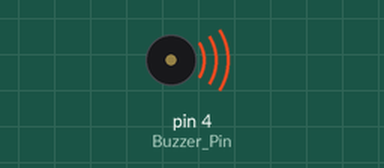
Bench run of a sketch on a simulated Arduino Uno, built with avr-gcc and run on an emulated ATmega328P. Parts: buzzer (waves = sounding).

Above: at 2.48 s.
At 6.03 s:
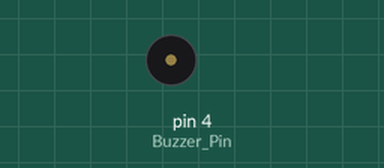
Timing chart, 0 to 6.5 s (numbered marks = the images above):
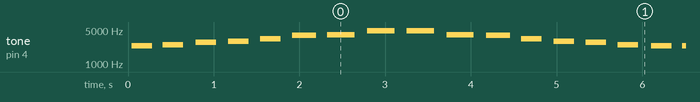

The sketch:

Buzzer_Test.ino
```cpp
#define Buzzer_Pin 4
int Buzz = 1;
int counter =0;
int sur = 500;
void setup() {
  // put your setup code here, to run once:
pinMode( Buzzer_Pin, OUTPUT);// Motor-1 Phase A
}

void loop() {
for(int i=1;i<=sur;i++){// Sa = 240(4166),270(3703),300(3333),320(3125),360(2777),400(2500),450(2222),480(2083)
  play(416/2);
}
delay(150);
for(int i=1;i<=1.2*sur;i++){//Re
  play(370/2);
}
delay(150);
for(int i=1;i<=1.25*sur;i++){//Ga
  play(333/2);
}
delay(150);
for(int i=1;i<=1.3*sur;i++){//Ma
  play(312/2);
}
delay(150);
for(int i=1;i<=1.5*sur;i++){//Pa
  play(277/2);
}
delay(150);
for(int i=1;i<=2*sur;i++){//Da
  play(250/2);
}
delay(150);
for(int i=1;i<=2.5*sur;i++){//Ni
  play(222/2);
}
delay(150);
for(int i=1;i<=3*sur;i++){//Sa
  play(200/2);
}
delay(150);

for(int i=1;i<=3*sur;i++){//Sa
  play(200/2);
}
delay(150);
for(int i=1;i<=2.5*sur;i++){//Ni
  play(222/2);
}
delay(150);
for(int i=1;i<=2*sur;i++){//Da
  play(250/2);
}
delay(150);
for(int i=1;i<=1.5*sur;i++){//Pa
  play(277/2);
}
delay(150);
for(int i=1;i<=1.3*sur;i++){//Ma
  play(312/2);
}
delay(150);
for(int i=1;i<=1.25*sur;i++){//Ga
  play(333/2);
}
delay(150);
for(int i=1;i<=1.2*sur;i++){//Re
  play(370/2);
}
delay(150);
for(int i=1;i<=sur;i++){// Sa = 240(4166),270(3703),300(3333),320(3125),360(2777),400(2500),450(2222),480(2083)
  play(416/2);
}
delay(150);
}
void play(int f){
digitalWrite(Buzzer_Pin,HIGH);
delayMicroseconds(f);
digitalWrite(Buzzer_Pin,LOW);
delayMicroseconds(f);
}
```

Measured:
- by itself, tone on pin 4 (Buzzer_Pin): plays 2359 Hz for 0.24 s, 2504 Hz for 0.24 s, 2768 Hz for 0.24 s, 2929 Hz for 0.24 s, 3276 Hz for 0.24 s, 3875 Hz for 0.28 s … (324 notes in this stretch)
